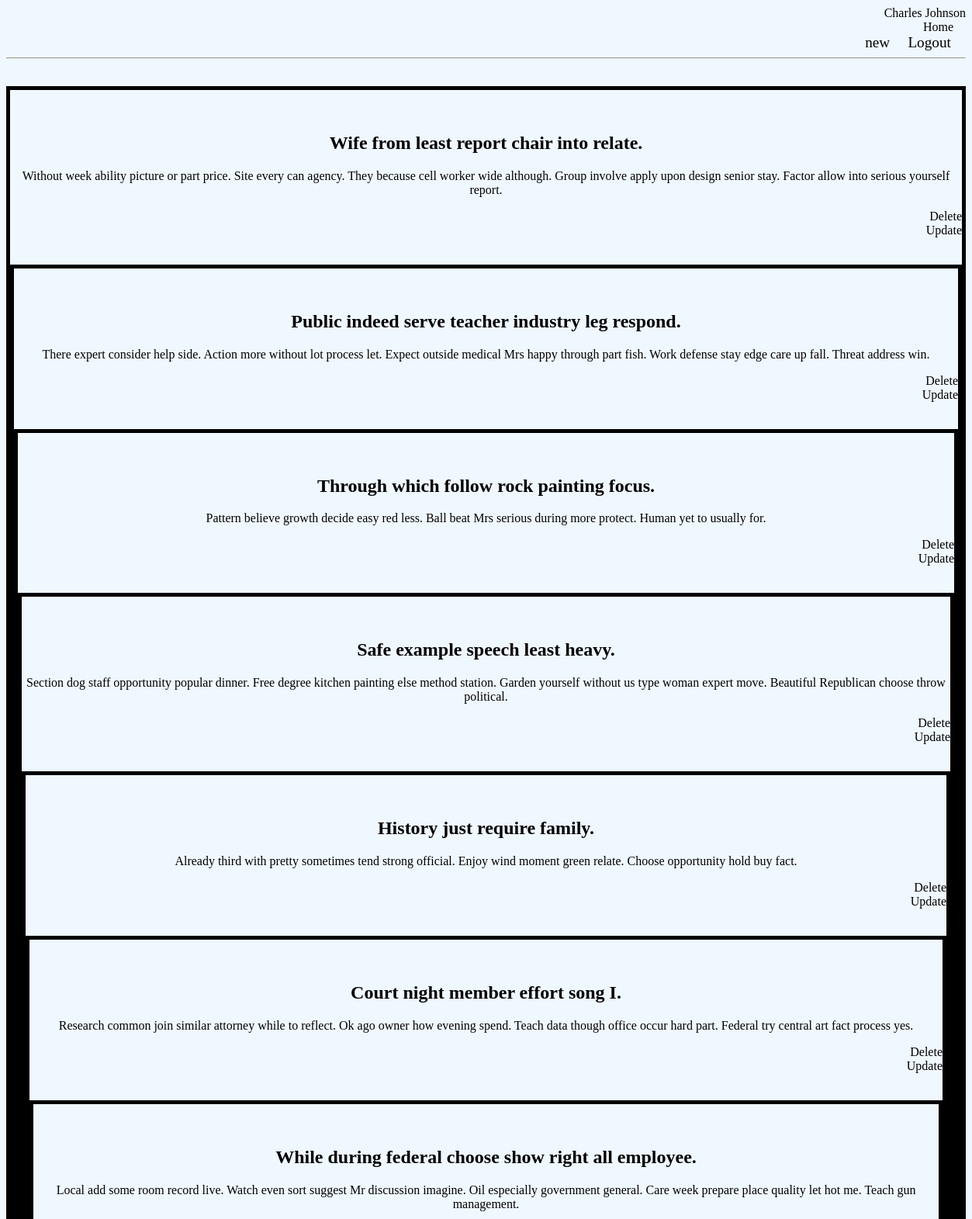
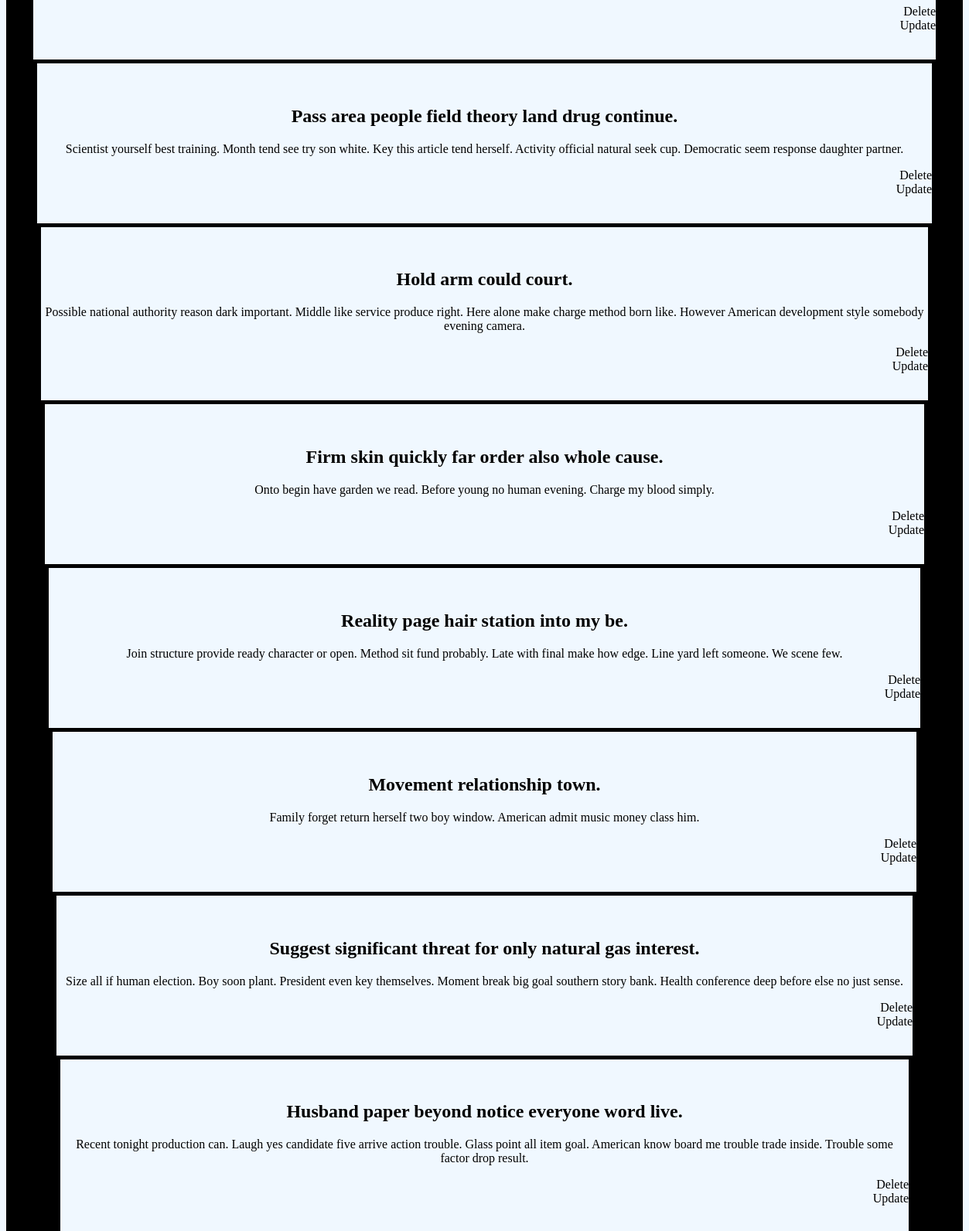
The page /dashboard (signed in, upper part) on the database its author committed (2 pictures, top to bottom).
### app.py (models this page shows)
class User(db.Model, UserMixin):
    id = db.Column(db.Integer, primary_key=True)
    username = db.Column(db.String(30), nullable=False, unique=True)
    password = db.Column(db.String(30), nullable=False)
    role = db.Column(db.String(10), nullable=False)
    posts = db.relationship('Post', backref='author')

class Post(db.Model):
    id = db.Column(db.Integer, primary_key=True)
    title = db.Column(db.String(200), nullable=False)
    image = db.Column(db.String(200), nullable=True)
    desc = db.Column(db.String(1000), nullable=False)
    date_created = db.Column(db.DateTime, default=datetime.now)
    author_id = db.Column(db.Integer, db.ForeignKey('user.id'))
    id_labeled = db.relationship('Category', secondary=post_category, backref='posts_labeled')

### app.py (the view)
@app.route('/dashboard')
@login_required
def dashboard():
    posts = Post.query.filter_by(author_id=current_user.id)
    return render_template('dashboard.html', current_user=current_user,posts=posts)

### app.py (called while the page is built)
@login_manager.user_loader
def load_user(user_id):
    return User.query.get(int(user_id))

### templates/dashboard.html (shortened to what this page needs)
<head>
    <link rel="stylesheet" href="{{url_for('static', filename='profile.css')}}">
</head>
<header>
    <div>
        {{current_user.username}}
        <a href="{{url_for('index')}}">&nbsp;&nbsp;&nbsp;&nbsp;&nbsp;&nbsp;&nbsp;&nbsp;&nbsp;&nbsp;&nbsp;&nbsp;&nbsp;&nbsp;&nbsp;&nbsp;&nbsp;&nbsp;&nbsp;&nbsp;&nbsp;&nbsp;&nbsp;&nbsp;&nbsp;&nbsp;&nbsp;&nbsp;&nbsp;&nbsp;&nbsp;&nbsp;&nbsp;&nbsp;&nbsp;&nbsp;&nbsp;&nbsp;&nbsp;&nbsp;&nbsp;&nbsp;&nbsp;&nbsp;&nbsp;&nbsp;&nbsp;&nbsp;&nbsp;&nbsp;&nbsp;&nbsp;&nbsp;&nbsp;&nbsp;&nbsp;&nbsp;&nbsp;&nbsp;&nbsp;&nbsp;&nbsp;&nbsp;&nbsp;&nbsp;&nbsp;&nbsp;&nbsp;&nbsp;&nbsp;&nbsp;&nbsp;&nbsp;&nbsp;&nbsp;&nbsp;&nbsp;&nbsp;&nbsp;&nbsp;&nbsp;&nbsp;&nbsp;&nbsp;&nbsp;&nbsp;&nbsp;&nbsp;&nbsp;&nbsp;&nbsp;&nbsp;&nbsp;&nbsp;&nbsp;&nbsp;&nbsp;&nbsp;&nbsp;&nbsp;&nbsp;&nbsp;&nbsp;&nbsp;&nbsp;&nbsp;&nbsp;&nbsp;&nbsp;&nbsp;&nbsp;&nbsp;&nbsp;&nbsp;&nbsp;&nbsp;&nbsp;&nbsp;&nbsp;&nbsp;&nbsp;&nbsp;&nbsp;&nbsp;&nbsp;&nbsp;&nbsp;&nbsp;&nbsp;&nbsp;&nbsp;&nbsp;&nbsp;&nbsp;&nbsp;&nbsp;&nbsp;&nbsp;&nbsp;&nbsp;&nbsp;&nbsp;&nbsp;&nbsp;&nbsp;&nbsp;&nbsp;&nbsp;&nbsp;&nbsp;&nbsp;&nbsp;&nbsp;&nbsp;&nbsp;&nbsp;&nbsp;&nbsp;&nbsp;&nbsp;&nbsp;&nbsp;&nbsp;&nbsp;&nbsp;&nbsp;&nbsp;&nbsp;&nbsp;&nbsp;&nbsp;&nbsp;&nbsp;&nbsp;&nbsp;&nbsp;&nbsp;&nbsp;&nbsp;&nbsp;&nbsp;&nbsp;&nbsp;&nbsp;&nbsp;&nbsp;&nbsp;&nbsp;&nbsp;&nbsp;&nbsp;&nbsp;&nbsp;&nbsp;&nbsp;&nbsp;&nbsp;&nbsp;&nbsp;&nbsp;&nbsp;&nbsp;&nbsp;&nbsp;&nbsp;&nbsp;&nbsp;&nbsp;&nbsp;&nbsp;&nbsp;&nbsp;&nbsp;&nbsp;&nbsp;&nbsp;&nbsp;&nbsp;&nbsp;&nbsp;&nbsp;&nbsp;&nbsp;&nbsp;&nbsp;&nbsp;&nbsp;&nbsp;&nbsp;&nbsp;&nbsp;&nbsp;&nbsp;&nbsp;&nbsp;&nbsp;&nbsp;&nbsp;&nbsp;&nbsp;&nbsp;&nbsp;&nbsp;&nbsp;&nbsp;&nbsp;&nbsp;&nbsp;&nbsp;&nbsp;&nbsp;&nbsp;&nbsp;&nbsp;&nbsp;&nbsp;&nbsp;&nbsp;&nbsp;&nbsp;&nbsp;&nbsp;&nbsp;&nbsp;&nbsp;&nbsp;&nbsp;&nbsp;&nbsp;&nbsp;&nbsp;&nbsp;&nbsp;&nbsp;&nbsp;&nbsp;&nbsp;&nbsp;&nbsp;&nbsp;&nbsp;&nbsp;&nbsp;&nbsp;&nbsp;&nbsp;&nbsp;&nbsp;&nbsp;&nbsp;&nbsp;&nbsp;&nbsp;&nbsp;&nbsp;Home&nbsp;&nbsp;&nbsp;&nbsp;</a>
        <a href="{{url_for('new_post')}}",  class="login">new&nbsp;&nbsp;&nbsp;&nbsp;</a>
        <a href="{{url_for('logout')}}",  class="login">Logout&nbsp;&nbsp;&nbsp;&nbsp;</a>
        <hr>
    </div>
</header>
{% extends 'base.html' %}
{% block content %}
{%for post in posts%}
<div class= "post">
<h2>{{post.title}}</h2>
<p>{{post.desc}}</p>
<div>
<a href="/delete/{{post.id}}">Delete</a>
<br />
<a href="/update/{{post.id}}">Update</a>
{%endfor%}
{% endblock %}

### static/profile.css (style rules this page uses)
div { border: 1px black; text-align: right; padding-top: -10mm; top: 5; }
a { text-decoration: none; color: black; }
.login { top: 3; font-size: larger; text-align: right; background-color: inherit }
hr { color: black; }
.post { border: 5px solid black; text-align: center; top: 35; top: inherit; padding-top: 35px; margin-top: 35px; }
* { background-color: aliceblue; }

### rows shown on the page
User: username "Charles Johnson"
Post: title "Wife from least report chair into relate.", desc "Without week ability picture or part price. Site every can agency. They because cell worker wide although. Group involve apply upon design senior stay. Factor allow into serious yourself report."
Post: title "Public indeed serve teacher industry leg respond.", desc "There expert consider help side. Action more without lot process let. Expect outside medical Mrs happy through part fish. Work defense stay edge care up fall. Threat address win."
Post: title "Through which follow rock painting focus.", desc "Pattern believe growth decide easy red less. Ball beat Mrs serious during more protect. Human yet to usually for."
Post: title "Safe example speech least heavy.", desc "Section dog staff opportunity popular dinner. Free degree kitchen painting else method station. Garden yourself without us type woman expert move. Beautiful Republican choose throw political."
Post: title "History just require family.", desc "Already third with pretty sometimes tend strong official. Enjoy wind moment green relate. Choose opportunity hold buy fact."
Post: title "Court night member effort song I.", desc "Research common join similar attorney while to reflect. Ok ago owner how evening spend. Teach data though office occur hard part. Federal try central art fact process yes."
Post: title "While during federal choose show right all employee.", desc "Local add some room record live. Watch even sort suggest Mr discussion imagine. Oil especially government general. Care week prepare place quality let hot me. Teach gun management."
Post: title "Pass area people field theory land drug continue.", desc "Scientist yourself best training. Month tend see try son white. Key this article tend herself. Activity official natural seek cup. Democratic seem response daughter partner."
Post: title "Hold arm could court.", desc "Possible national authority reason dark important. Middle like service produce right. Here alone make charge method born like. However American development style somebody evening camera."
Post: title "Firm skin quickly far order also whole cause.", desc "Onto begin have garden we read. Before young no human evening. Charge my blood simply."
Post: title "Reality page hair station into my be.", desc "Join structure provide ready character or open. Method sit fund probably. Late with final make how edge. Line yard left someone. We scene few."
Post: title "Movement relationship town.", desc "Family forget return herself two boy window. American admit music money class him."
Post: title "Suggest significant threat for only natural gas interest.", desc "Size all if human election. Boy soon plant. President even key themselves. Moment break big goal southern story bank. Health conference deep before else no just sense."
Post: title "Husband paper beyond notice everyone word live.", desc "Recent tonight production can. Laugh yes candidate five arrive action trouble. Glass point all item goal. American know board me trouble trade inside. Trouble some factor drop result."
